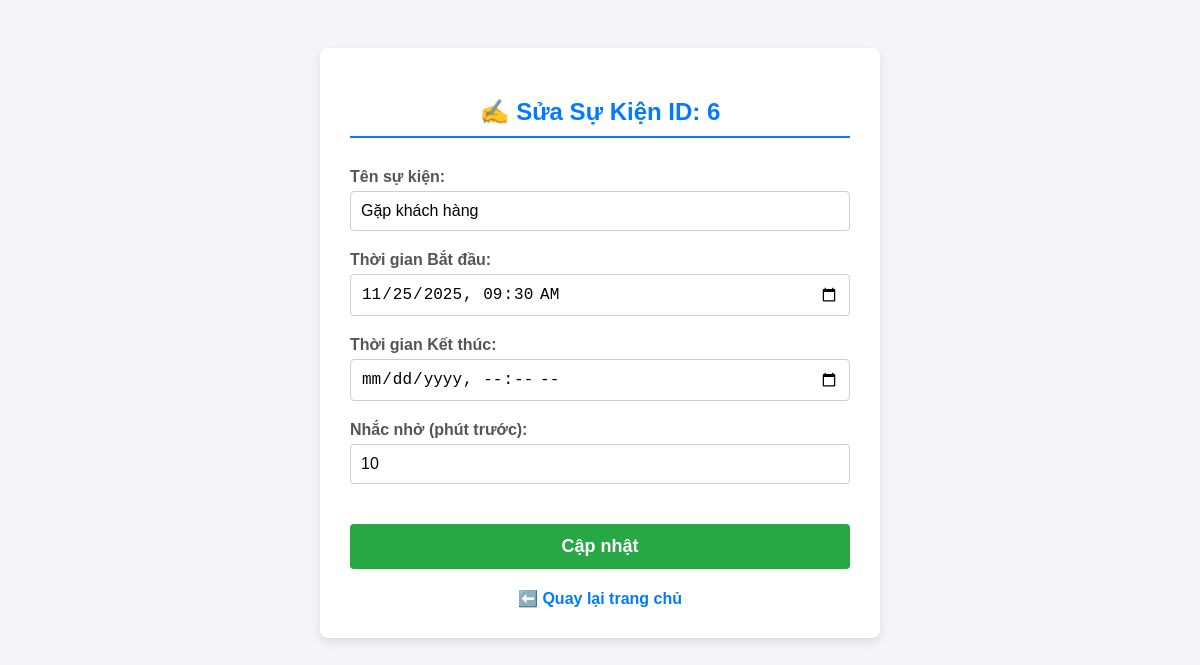
The app's page /edit/6?prev_date=list_all with its own data.
### tables this page shows
CREATE TABLE events (
            id INTEGER PRIMARY KEY AUTOINCREMENT,
            name TEXT NOT NULL,
            start TEXT NOT NULL,
            end TEXT,
            location TEXT,
            reminder_minutes INTEGER
        );

### app.py (the view, shortened to what this page needs)
@app.route("/edit/<int:id>", methods=["GET", "POST"])
def edit(id):
    event = get_event(id)
    prev_date = request.args.get("prev_date")
    if not prev_date and event:
        prev_date = event['start'].split('T')[0]
    if not event:
        return "Sự kiện không tồn tại", 404
    return render_template("edit_event.html", event=event, prev_date=prev_date)

### database.py (called while the page is built)
def get_db():
    conn = sqlite3.connect("events.db")
    conn.row_factory = sqlite3.Row
    return conn

def format_for_html(iso_datetime_str):
    if iso_datetime_str:
        try:
            return datetime.fromisoformat(iso_datetime_str).strftime('%Y-%m-%dT%H:%M')
        except ValueError:
            return ''
    return ''

def get_event(id):
    conn = get_db()
    row = conn.execute("SELECT * FROM events WHERE id = ?", (id,)).fetchone()
    conn.close()
    if row:
        event = dict(row)
        event['start_html'] = format_for_html(event['start'])
        event['end_html'] = format_for_html(event['end'])
        return event
    return None

### templates/edit_event.html (shortened to what this page needs)
<!DOCTYPE html>
<html lang="vi">
<head>
    <link rel="stylesheet" href="{{ url_for('static', filename='edit_style.css') }}">
</head>
<body>
<div class="container">
    <h2>✍️ Sửa Sự Kiện ID: {{ event['id'] }}</h2>
    <form method="POST">
        <div class="form-group">
            <label for="name">Tên sự kiện:</label>
            <input type="text" id="name" name="name" value="{{ event['name'] }}">
        </div>
        <div class="form-group">
            <label for="start">Thời gian Bắt đầu:</label>
            <input type="datetime-local" id="start" name="start" value="{{ event['start_html'] }}">
        </div>
        <div class="form-group">
            <label for="end">Thời gian Kết thúc:</label>
            <input type="datetime-local" id="end" name="end" value="{{ event['end_html'] }}">
        </div>
        <div class="form-group">
            <label for="reminder">Nhắc nhở (phút trước):</label>
            <input type="number" id="reminder" name="reminder" value="{{ event['reminder_minutes'] }}">
        </div>
        <button type="submit" class="update-button">Cập nhật</button>
    </form>
    <div class="back-link">
        <a href="{{ url_for('index', date=prev_date) }}">⬅️ Quay lại trang chủ</a>
    </div>
</div>
</body>
</html>

### static/edit_style.css (style rules this page uses)
body { font-family: Arial, sans-serif; background-color: #f4f4f9; color: #333; display: flex; justify-content: center; padding: 40px 20px; }
.container { background-color: white; padding: 30px; border-radius: 8px; box-shadow: 0 4px 10px rgba(0, 0, 0, 0.1); width: 100%; max-width: 500px; }
h2 { color: #007bff; border-bottom: 2px solid #007bff; padding-bottom: 10px; margin-bottom: 30px; font-size: 24px; text-align: center; }
.form-group { margin-bottom: 20px; }
.form-group label { display: block; font-weight: bold; margin-bottom: 5px; color: #555; }
.form-group input[type="text"], .form-group input[type="datetime-local"], .form-group input[type="number"] { width: 100%; padding: 10px; border: 1px solid #ccc; border-radius: 4px; box-sizing: border-box; font-size: 16px; }
.update-button { width: 100%; padding: 12px; background-color: #28a745; color: white; border: none; border-radius: 4px; cursor: pointer; font-size: 18px; font-weight: bold; margin-top: 20px; }
.back-link { text-align: center; margin-top: 20px; }
.back-link a { color: #007bff; text-decoration: none; font-weight: bold; }

### records on screen
events: id "6", name "Gặp khách hàng", reminder "10"
